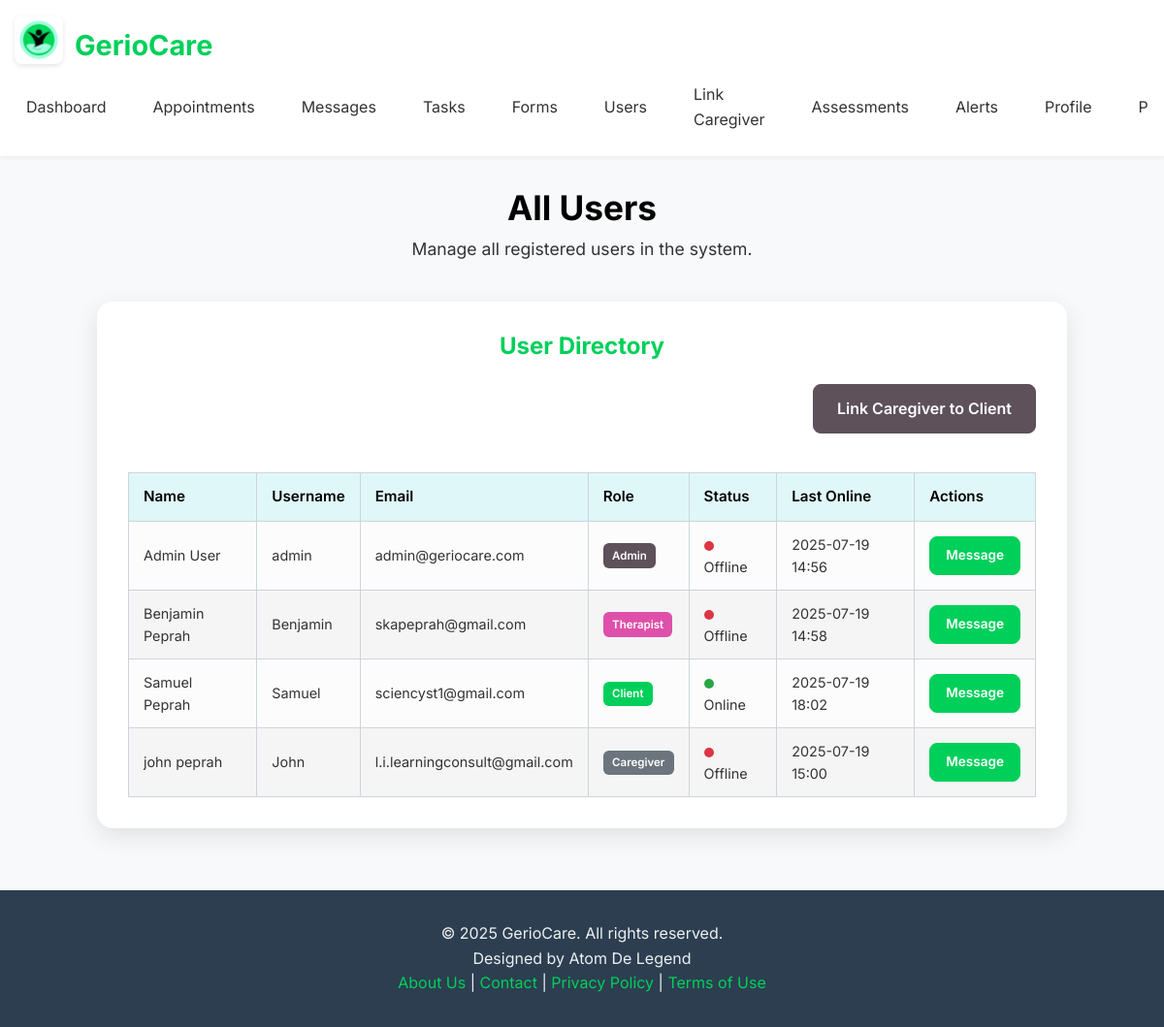
Page /users_list (signed in) on the earlier database version.
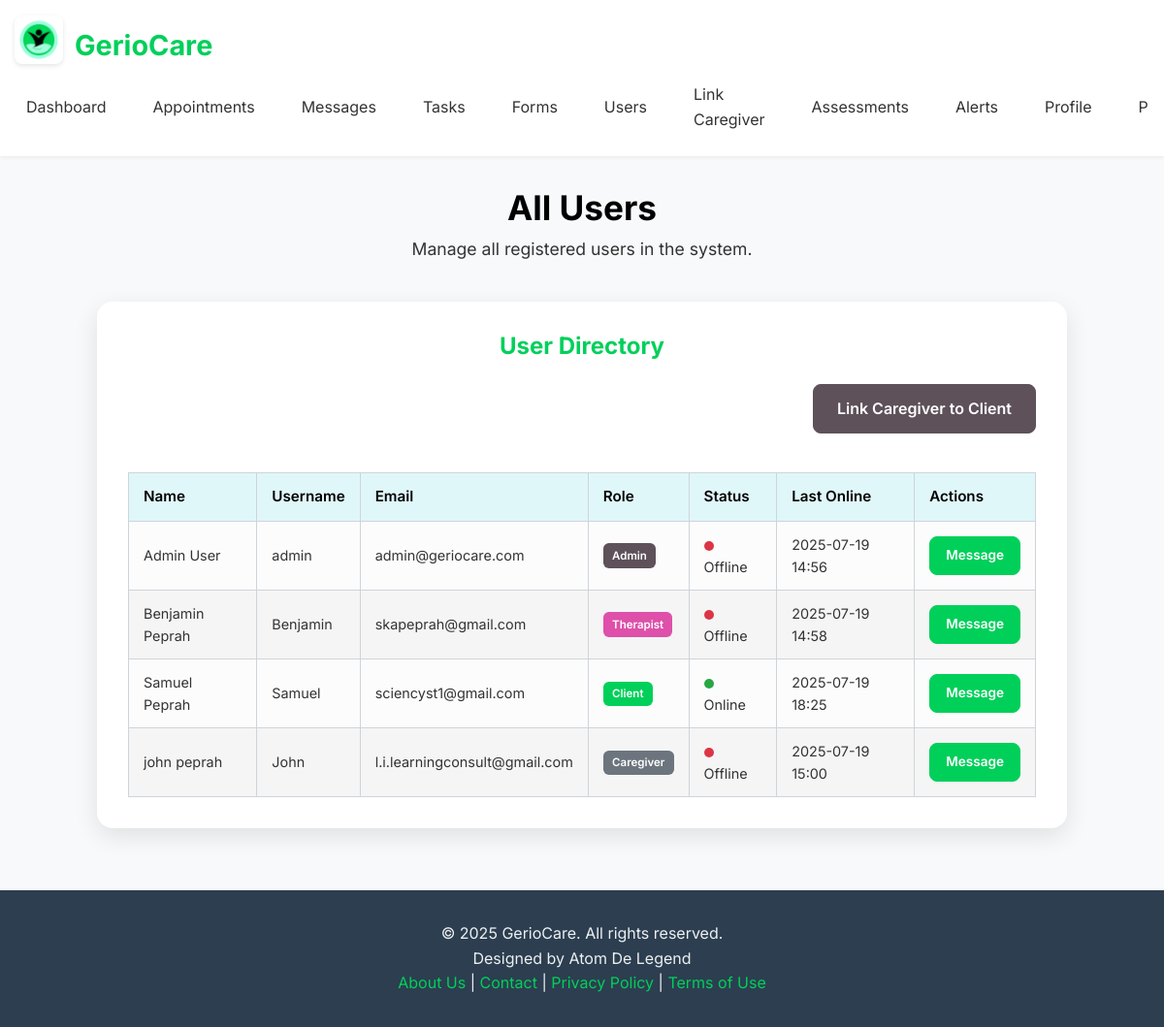
Same page on the later database version.
### models.py (models this page shows, shortened)
class User(UserMixin, db.Model):
    id = db.Column(db.Integer, primary_key=True)
    username = db.Column(db.String(80), unique=True, nullable=False)
    email = db.Column(db.String(120), unique=True, nullable=False)
    name = db.Column(db.String(120), nullable=False)
    password_hash = db.Column(db.String(128), nullable=False)
    role = db.Column(db.String(20), nullable=False, default='client') # 'admin', 'therapist', 'client', 'caregiver'
    is_online = db.Column(db.Boolean, default=False)
    last_online = db.Column(db.DateTime, default=datetime.utcnow)
    client_appointments = db.relationship('Appointment', foreign_keys='Appointment.client_id', backref='client', lazy=True)
    therapist_appointments = db.relationship('Appointment', foreign_keys='Appointment.therapist_id', backref='therapist', lazy=True)
    sent_messages = db.relationship('UserMessage', foreign_keys='UserMessage.sender_id', backref='sender', lazy=True)
    received_messages = db.relationship('UserMessage', foreign_keys='UserMessage.receiver_id', backref='receiver', lazy=True)
    alerts = db.relationship('Alert', backref='user', lazy=True)
    assigned_tasks = db.relationship('Task', foreign_keys='Task.client_id', backref='client_user', lazy=True)
    created_tasks = db.relationship('Task', foreign_keys='Task.therapist_id', backref='therapist_user', lazy=True)
    client_assessments = db.relationship('PatientAssessment', foreign_keys='PatientAssessment.client_id', backref='assessed_client', lazy=True)
    therapist_assessments = db.relationship('PatientAssessment', foreign_keys='PatientAssessment.therapist_id', backref='assessing_therapist', lazy=True)
    caregivers_of_client = db.relationship(
        'User', secondary=client_caregivers,
        primaryjoin=(client_caregivers.c.client_id == id),
        secondaryjoin=(client_caregivers.c.caregiver_id == id),
        backref=db.backref('clients_managed', lazy='dynamic'),
        lazy='dynamic'
    )
    subscriptions = db.relationship('Subscription', backref='user', lazy=True)

### app.py (the view)
@app.route('/users_list')
@login_required
@role_required('admin')
def users_list():
    all_users = User.query.order_by(User.name.asc()).all()
    return render_template('users/users_list.html', users=all_users)

### app.py (called while the page is built, shortened)
def has_active_subscription(user):
    if not user.is_authenticated or user.role != 'client':
        return True # Non-clients or unauthenticated users don't need a subscription to proceed

@app.context_processor
def inject_global_data():
    has_sub = False
    if current_user.is_authenticated:
        has_sub = has_active_subscription(current_user)
    return {
        'app_version': app.config.get('APP_VERSION', 'N/A'), # Get from config
        'now': datetime.utcnow(), # Using 'now' for consistency with existing templates
        'unread_alerts_count': Alert.query.filter_by(user_id=current_user.id, is_read=False).count() if current_user.is_authenticated else 0,
        'has_active_subscription_func': has_active_subscription, # Make the function itself available
        'user_has_active_subscription': has_sub # A boolean flag for simpler checks in templates
    }

def login_required(f):
    @wraps(f)
    def decorated_function(*args, **kwargs):
        if not current_user.is_authenticated:
            flash("You need to be logged in to view this page.", "info")
            return redirect(url_for("login"))
        return f(*args, **kwargs)
    return decorated_function

def role_required(*roles):
    def wrapper(fn):
        @wraps(fn)
        def decorated(*args, **kwargs):
            if not current_user.is_authenticated or current_user.role not in roles:
                abort(403) # Forbidden
            return fn(*args, **kwargs)
        return decorated
    return wrapper

@login_manager.user_loader
def load_user(user_id):
    return User.query.get(int(user_id))

### templates/users/users_list.html (shortened to what this page needs)
{% extends 'base.html' %}
{% block head_css %}
    <link rel="stylesheet" href="{{ url_for('static', filename='css/users/users_list.css') }}">
{% endblock %}
{% block content %}
<div class="list-container">
    <h1 class="list-title">All Users</h1>
    <p class="list-subtitle">Manage all registered users in the system.</p>
    <div class="card user-list-card">
        <h3 class="card-title">User Directory</h3>
        <div class="card-actions mb-3" style="justify-content: flex-end; display: flex;">
            {% if current_user.role in ['admin', 'therapist'] %}
                <a href="{{ url_for('link_caregiver') }}" class="btn btn-secondary btn-sm">Link Caregiver to Client</a>
            {% endif %}
        </div>
        {% if users %}
            <div class="table-responsive">
                <table class="user-table">
                    <thead>
                        <tr>
                            <th>Name</th>
                            <th>Username</th>
                            <th>Email</th>
                            <th>Role</th>
                            <th>Status</th>
                            <th>Last Online</th>
                            <th>Actions</th>
                        </tr>
                    </thead>
                    <tbody>
                        {% for user in users %}
                            <tr>
                                <td>{{ user.name }}</td>
                                <td>{{ user.username }}</td>
                                <td>{{ user.email }}</td>
                                <td><span class="role-badge role-{{ user.role }}">{{ user.role | capitalize }}</span></td>
                                <td>
                                    {% if user.is_online %}
                                        <span class="status-indicator online"></span> Online
                                    {% else %}
                                        <span class="status-indicator offline"></span> Offline
                                    {% endif %}
                                </td>
                                <td>{{ user.last_online.strftime('%Y-%m-%d %H:%M') }}</td>
                                <td>
                                    <a href="{{ url_for('messages', receiver_id=user.id) }}" class="btn btn-primary btn-sm">Message</a>
                                </td>
                            </tr>
                        {% endfor %}
                    </tbody>
                </table>
            </div>
        {% else %}
            <p class="text-muted text-center">No users registered yet.</p>
        {% endif %}
    </div>
</div>
{% endblock %}

### templates/base.html (shortened to what this page needs)
<!DOCTYPE html>
<html lang="en">
<head>
    <link rel="stylesheet" href="https://cdnjs.cloudflare.com/ajax/libs/font-awesome/5.15.4/css/all.min.css">
    <link rel="stylesheet" href="{{ url_for('static', filename='css/base.css') }}">
    {% block head_css %}{% endblock %}
</head>
<body>
    {% include 'includes/header.html' %}
    <main>
        {% block content %}{% endblock %}
    </main>
    {% include 'includes/footer.html' %}
</body>
</html>

### templates/includes/header.html (shortened to what this page needs)
<header class="main-header">
    <div class="container header-content">
        <div class="logo-container">
            <a href="{{ url_for('index') }}">
                <img src="{{ url_for('static', filename='images/gerio_care_logo.png') }}" alt="GerioCare Logo" class="app-logo">
            </a>
            <span class="app-name">GerioCare</span>
        </div>
        <nav class="main-nav">
            <ul>
                {% if current_user.is_authenticated %}
                    <a href="{{ url_for('index') }}" class="nav-link">Dashboard</a>
                    <a href="{{ url_for('appointments') }}" class="nav-link">Appointments</a>
                    <a href="{{ url_for('messages') }}" class="nav-link">Messages</a>
                    <a href="{{ url_for('tasks') }}" class="nav-link">Tasks</a>
                    {% if current_user.role in ['therapist', 'admin', 'caregiver'] %}
                        <a href="{{ url_for('forms_selection') }}" class="nav-link">Forms</a>
                    {% endif %}
                    {% if current_user.role == 'admin' %}
                        <a href="{{ url_for('users_list') }}" class="nav-link">Users</a>
                        <a href="{{ url_for('link_caregiver') }}" class="nav-link">Link Caregiver</a>
                    {% endif %}
                    {% if current_user.role in ['admin', 'therapist', 'caregiver'] %}
                        <a href="{{ url_for('assessments_list') }}" class="nav-link">Assessments</a>
                    {% endif %}
                    <a href="{{ url_for('alerts') }}" class="nav-link alerts-link">
                        Alerts
                    </a>
                    <a href="{{ url_for('profile_edit') }}" class="nav-link">Profile</a>
                    <a href="{{ url_for('pricing') }}" class="nav-link">Pricing</a>
                {% else %}
                    <a href="{{ url_for('login') }}" class="nav-link">Login</a>
                    <a href="{{ url_for('register') }}" class="nav-link">Register</a>
                    <a href="{{ url_for('pricing') }}" class="nav-link">Pricing</a>
                {% endif %}
            </ul>
        </nav>
    </div>
</header>

### templates/includes/footer.html
<footer class="main-footer">
    <div class="container">
        <p>&copy; {{ now.year }} GerioCare. All rights reserved.</p>
        <p>Designed by Atom De Legend</p>
        <p class="footer-links">
            <a href="{{ url_for('about') }}">About Us</a> |
            <a href="{{ url_for('contact') }}">Contact</a> |
            <a href="{{ url_for('privacy_policy') }}">Privacy Policy</a> |
            <a href="{{ url_for('terms_of_use') }}">Terms of Use</a>
        </p>
    </div>
</footer>

### static/css/base.css (style rules this page uses)
*, *::before, *::after { box-sizing: border-box; margin: 0; padding: 0; }
html { font-size: 16px; scroll-behavior: smooth; box-sizing: border-box; }
body { font-family: 'Inter', sans-serif; line-height: 1.6; color: var(--color-text-dark); background-color: var(--color-background-light); min-height: 100vh; display: flex; flex-direction: column; }
:root { --color-vibrant-green: #00D05A; --color-light-aqua: #C3F3FF; --color-black: #000000; --color-muted-purple-gray: #5E515A; --color-darker-green: #63B95F; --color-pink-magenta: #DE50AA; --color-primary: var(--color-vibrant-green); --color-secondary: var(--color-muted-purple-gray); --color-accent: var(--color-pink-magenta); --color-background-light: #f8f9fa; --color-background-dark: #2c3e50; --color-text-dark: #333; --color-text-light: #ecf0f1; --color-border: #ced4da; --color-success: #28a745; --color-danger: #dc3545; --color-info: #17a2b8; --color-warning: #ffc107; --color-link: #007bff; --color-primary-light: #E0F7FA; --color-accent-light: #ffebeb; }
h1, h2, h3, h4, h5, h6 { font-family: 'Inter', sans-serif; color: var(--color-black); margin-bottom: 0.5em; line-height: 1.2; }
h1 { font-size: 2.5rem; }
h3 { font-size: 1.75rem; }
p { margin-bottom: 1em; }
a { color: var(--color-primary); text-decoration: none; transition: color 0.3s ease; }
.btn { display: inline-flex; padding: 0.75rem 1.5rem; font-size: 1rem; font-weight: 600; text-align: center; white-space: nowrap; vertical-align: middle; cursor: pointer; border: 1px solid transparent; border-radius: 0.5rem; transition: all 0.2s ease-in-out; -webkit-user-select: none; user-select: none; align-items: center; justify-content: center; gap: 0.5rem; }
.btn-primary { color: #fff; background-color: var(--color-primary); border-color: var(--color-primary); }
.btn-secondary { color: #fff; background-color: var(--color-secondary); border-color: var(--color-secondary); }
.container { width: 100%; padding-right: 15px; padding-left: 15px; margin-right: auto; margin-left: auto; }
@media (min-width: 576px) { .container { max-width: 540px; } }
@media (min-width: 768px) { .container { max-width: 720px; } }
@media (min-width: 992px) { .container { max-width: 1080px; } }
@media (min-width: 1200px) { .container { max-width: 1320px; } }
.mb-3 { margin-bottom: 1.5rem; }
header.main-header { background-color: #fff; box-shadow: 0 2px 4px rgba(0,0,0,0.05); padding: 1rem 0; position: sticky; top: 0; z-index: 1000; }
.header-content { display: flex; justify-content: space-between; align-items: center; width: 100%; padding-right: 15px; padding-left: 15px; margin-right: auto; margin-left: auto; flex-wrap: wrap; }
.logo-container { display: flex; align-items: center; text-decoration: none; color: var(--color-black); font-weight: 700; font-size: 1.5rem; gap: 0.75rem; }
.app-logo { max-height: 50px; width: auto; border-radius: 0.5rem; box-shadow: 0 2px 5px rgba(0, 0, 0, 0.1); }
.app-name { font-size: 1.8rem; font-weight: 700; color: var(--color-primary); }
.main-nav { width: 100%; display: none; flex-direction: column; align-items: flex-start; margin-top: 1rem; overflow-y: auto; max-height: calc(100vh - 100px); }
.main-nav ul { list-style: none; width: 100%; padding: 0; margin: 0; display: flex; flex-direction: column; gap: 0.5rem; }
.main-nav a { display: block; padding: 0.75rem 1rem; color: var(--color-text-dark); text-decoration: none; transition: background-color 0.3s ease, color 0.3s ease; border-radius: 0.3rem; width: 100%; box-sizing: border-box; justify-content: center; display: flex; align-items: center; gap: 0.25rem; }
@media (min-width: 768px) { .main-nav { display: flex; flex-direction: row; width: auto; margin-top: 0; max-height: none; } }
@media (min-width: 768px) { .main-nav ul { display: flex; align-items: center; gap: 1.5rem; width: auto; flex-direction: row; } }
@media (min-width: 768px) { .main-nav a { padding: 0.5rem 0.75rem; width: auto; } }
footer.main-footer { background-color: var(--color-background-dark); color: var(--color-text-light); padding: 2rem 0; text-align: center; margin-top: auto; }
footer.main-footer a { color: var(--color-primary); }

Differences in the rows shown:
changed User "Samuel Peprah": last_online "2025-07-19 18:02" → "2025-07-19 18:25"
